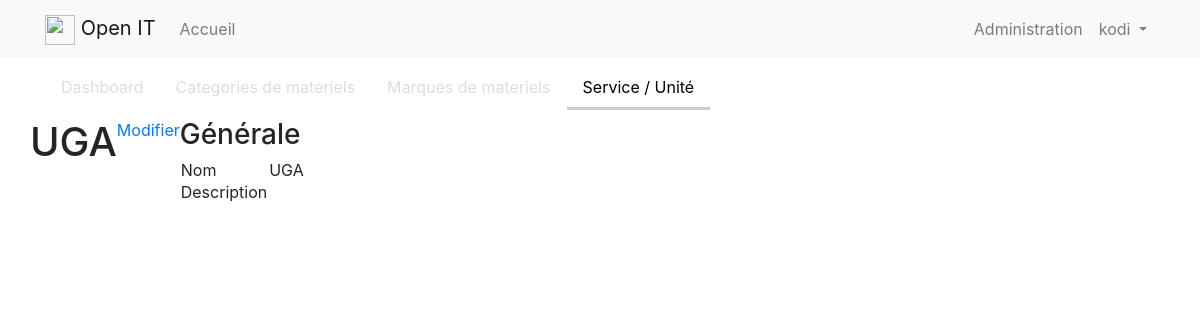
The app's page /admin/service/detail/1 (signed in), older data.
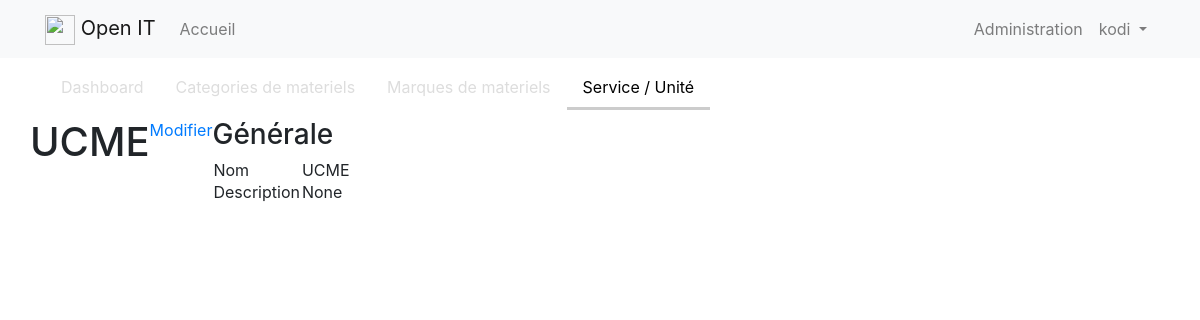
The same page, newer data.
### app/models.py (models this page shows, shortened)
class Service(db.Model):
    id = db.Column(db.Integer, primary_key=True)
    name = db.Column(db.String(60), unique=True)
    description = db.Column(db.String(200))
    equipments = db.relationship('Equipment', backref='service', lazy='dynamic')

### app/admin/routes.py (the view)
@bp.route('/service/detail/<int:id>')
@login_required
def detail_service(id):
    service = Service.query.get_or_404(id)
    return render_template('admin/service/detail_service.html', service=service)

### app/models.py (called while the page is built)
@login.user_loader
def load_user(id):
    return User.query.get(int(id))

### app/templates/admin/service/detail_service.html
{% extends "admin/index.html" %}
{% set active_page = "service" %}
{% block admin_app %}
    <h1>{{service.name}}</h1>
    <a href="{{ url_for('admin.edit_service', id=service.id) }}">Modifier</a>
    <div>
    	<h3>Générale</h3>
    	<div>
    		<table>
    			<tr>
    				<td>Nom</td>
    				<td>{{service.name}}</td>
    			</tr>
    			<tr>
    				<td>Description</td>
    				<td>{{service.description}}</td>
    			</tr>
    		</table>
    	</div>
    </div>
{% endblock %}

Row changes from the older to the newer data that the page shows:
changed Service: name "UGA" → "UCME"; description (not shown) → "None"
